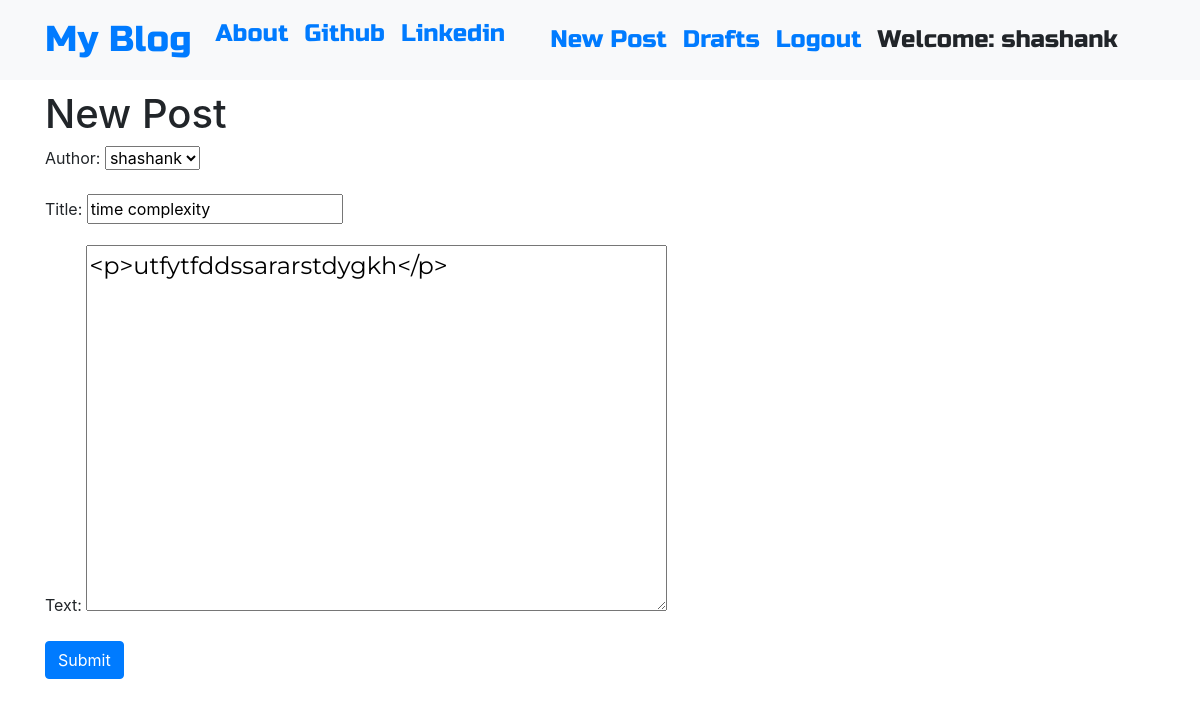
Screenshot of /post/3/edit/ (signed in) with the database file from the repository.
### blog/models.py (models this page shows, shortened)
class Post(models.Model):
    author=models.ForeignKey('auth.user',on_delete=models.CASCADE)
    title=models.CharField(max_length=200)
    text=models.TextField()
    create_date=models.DateTimeField(default=timezone.now())
    published_date=models.DateTimeField(blank=True,null=True)

### blog/views.py (the view)
# urls.py: path('post/<int:pk>/edit/',views.PostUpdateView.as_view(),name='post_edit'),
class PostUpdateView(LoginRequiredMixin,UpdateView):
    login_url = '/login/'
    redirect_field_name = 'blog/post_detail.html'
    form_class=PostForm
    model = Post

### blog/forms.py
class PostForm(forms.ModelForm):
    class Meta():
        model=Post
        fields=('author','title','text')
        widgets={
             'title':forms.TextInput(attrs={'class':'textinputclass'}),
             'text':forms.Textarea(attrs={'class':'editable medium-editor-textarea postcontent'}),
        }

### blog/templates/blog/post_form.html (shortened to what this page needs)
{% extends "blog/base.html" %}
{% block body_block %}
<h1>New Post</h1>
<form class="post-form"  method="POST">
  {{form.as_p}}
  <button type="submit" class="save btn btn-primary">Submit</button>
</form>
{% endblock %}

### blog/templates/blog/base.html (shortened to what this page needs)
<!DOCTYPE html>
{% load static %}
<html lang="en" dir="ltr">
  <head>
    <link rel="stylesheet" href="https://stackpath.bootstrapcdn.com/bootstrap/4.5.0/css/bootstrap.min.css">
    <link rel="stylesheet" href="//cdn.jsdelivr.net/npm/medium-editor@latest/dist/css/medium-editor.min.css" type="text/css" media="screen" charset="utf-8">
    <link rel="stylesheet" href="{% static 'css/blog.css'%}">
    <link rel="stylesheet" href="https://use.fontawesome.com/releases/v5.7.0/css/all.css">
  </head>
  <body class='loader'>
    <nav class="navbar navbar-expand-lg  bg-light techfont custom-navbar">
      <div class="container">
        <ul class=" navbar-nav mr-auto">
        <li class="nav-item active"><a class='navbar-brand bigbrand' href="{% url 'post_list' %}">My Blog</a></li>
        <li class="nav-item"><a class="nav-link" href="{% url 'about' %}">About</a></li>
        <br>
        <li class="nav-item"><a class="nav-link" href="https://github.com/">Github</a></li>
        <br>
        <li class="nav-item"><a class="nav-link" href="https://linkedin.com/">Linkedin</a></li>
      </ul>
    <ul class=" navbar-nav mr-auto">
    {% if user.is_authenticated %}
      <li class="nav-item">
         <a class="nav-link" href="{% url "post_new" %}">New Post </a>
      </li>
      <li class="nav-item">
         <a class="nav-link" href="{% url "post_draft_list" %}">Drafts </a>
      </li>
      <li class="nav-item">
         <a class="nav-link" href="{% url "logout" %}">Logout </a>
      </li>
      <li class="nav-item">
         <a class="nav-link">Welcome: {{ user.username }}</a>
      </li>
    {% else %}
    <li class="nav-item">
       <a class="nav-link" href="{% url "login" %}">Login</a>
    </li>
    {% endif %}
    </ul>
    </div>
  </nav>
    <div class="container">
      <div class="row">
        <div class="col-md-8">
          <div class="blog_post">
            {% block body_block %}
            {% endblock %}
          </div>
        </div>
      </div>
    </div>
  </body>
</html>

### blog/static/css/blog.css (style rules this page uses)
.techfont { font-family: 'Russo One',sans-serif; font-size: 1.5em; margin-bottom: 10px; }
.bigbrand { font-size: 1.5em; }
.postcontent { font-family: 'Montserrat'; font-size: 1.5em; }
.loader { filter:hue-rotate(0deg); color:linear-gradient(45deg,#0f8,#08f); animation:hue 10000ms infinite linear; }

### rows the page displays
Post: author "shashank", title "time complexity", text "<p>utfytfddssararstdygkh</p>"

### other values shown
{{ user.username }} "shashank"
